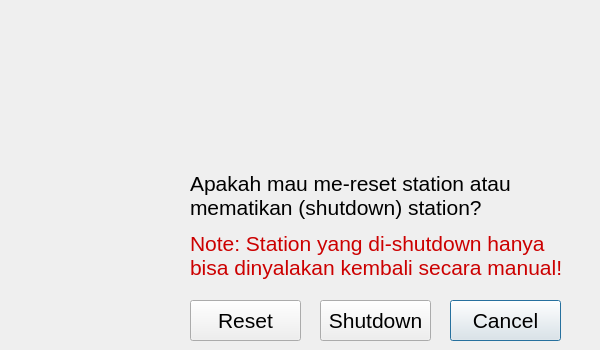
<?xml version="1.0" encoding="UTF-8"?>
<ui version="4.0">
 <class>Reset</class>
 <widget class="QDialog" name="Reset">
  <property name="geometry">
   <rect>
    <x>0</x>
    <y>0</y>
    <width>600</width>
    <height>350</height>
   </rect>
  </property>
  <property name="minimumSize">
   <size>
    <width>600</width>
    <height>350</height>
   </size>
  </property>
  <property name="maximumSize">
   <size>
    <width>600</width>
    <height>350</height>
   </size>
  </property>
  <property name="windowTitle">
   <string>Warning</string>
  </property>
  <property name="windowIcon">
   <iconset resource="form_src.qrc">
    <normaloff>:/icon/pcr-icon-on.png</normaloff>:/icon/pcr-icon-on.png</iconset>
  </property>
  <widget class="QLabel" name="label">
   <property name="geometry">
    <rect>
     <x>20</x>
     <y>20</y>
     <width>561</width>
     <height>131</height>
    </rect>
   </property>
   <property name="text">
    <string/>
   </property>
   <property name="pixmap">
    <pixmap resource="form_src.qrc">:/icon/warning.png</pixmap>
   </property>
   <property name="scaledContents">
    <bool>true</bool>
   </property>
  </widget>
  <widget class="QLabel" name="label_2">
   <property name="geometry">
    <rect>
     <x>50</x>
     <y>170</y>
     <width>121</width>
     <height>111</height>
    </rect>
   </property>
   <property name="text">
    <string/>
   </property>
   <property name="pixmap">
    <pixmap resource="form_src.qrc">:/icon/hand_stop.png</pixmap>
   </property>
   <property name="scaledContents">
    <bool>true</bool>
   </property>
  </widget>
  <widget class="QLabel" name="label_3">
   <property name="geometry">
    <rect>
     <x>190</x>
     <y>170</y>
     <width>361</width>
     <height>51</height>
    </rect>
   </property>
   <property name="font">
    <font>
     <pointsize>16</pointsize>
    </font>
   </property>
   <property name="text">
    <string>Apakah mau me-reset station atau mematikan (shutdown) station?</string>
   </property>
   <property name="wordWrap">
    <bool>true</bool>
   </property>
  </widget>
  <widget class="QPushButton" name="pbCancel">
   <property name="geometry">
    <rect>
     <x>450</x>
     <y>300</y>
     <width>111</width>
     <height>41</height>
    </rect>
   </property>
   <property name="font">
    <font>
     <pointsize>16</pointsize>
    </font>
   </property>
   <property name="text">
    <string>Cancel</string>
   </property>
  </widget>
  <widget class="QPushButton" name="pbReset">
   <property name="geometry">
    <rect>
     <x>190</x>
     <y>300</y>
     <width>111</width>
     <height>41</height>
    </rect>
   </property>
   <property name="font">
    <font>
     <pointsize>16</pointsize>
    </font>
   </property>
   <property name="text">
    <string>Reset</string>
   </property>
  </widget>
  <widget class="QPushButton" name="pbShutdown">
   <property name="geometry">
    <rect>
     <x>320</x>
     <y>300</y>
     <width>111</width>
     <height>41</height>
    </rect>
   </property>
   <property name="font">
    <font>
     <pointsize>16</pointsize>
    </font>
   </property>
   <property name="text">
    <string>Shutdown</string>
   </property>
  </widget>
  <widget class="QLabel" name="label_4">
   <property name="geometry">
    <rect>
     <x>190</x>
     <y>230</y>
     <width>381</width>
     <height>51</height>
    </rect>
   </property>
   <property name="font">
    <font>
     <pointsize>16</pointsize>
    </font>
   </property>
   <property name="styleSheet">
    <string notr="true">color: rgb(204, 0, 0);</string>
   </property>
   <property name="text">
    <string>Note: Station yang di-shutdown hanya bisa dinyalakan kembali secara manual!</string>
   </property>
   <property name="wordWrap">
    <bool>true</bool>
   </property>
  </widget>
 </widget>
 <resources>
  <include location="form_src.qrc"/>
 </resources>
 <connections>
  <connection>
   <sender>pbCancel</sender>
   <signal>clicked()</signal>
   <receiver>Reset</receiver>
   <slot>close()</slot>
   <hints>
    <hint type="sourcelabel">
     <x>315</x>
     <y>320</y>
    </hint>
    <hint type="destinationlabel">
     <x>299</x>
     <y>174</y>
    </hint>
   </hints>
  </connection>
 </connections>
</ui>
